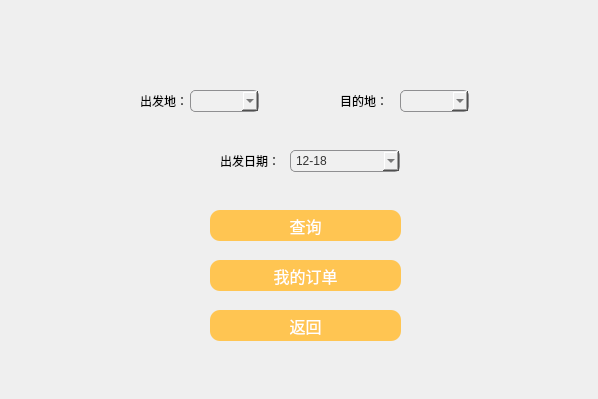
<?xml version="1.0" encoding="UTF-8"?>
<ui version="4.0">
 <class>searchPage</class>
 <widget class="QWidget" name="searchPage">
  <property name="geometry">
   <rect>
    <x>0</x>
    <y>0</y>
    <width>598</width>
    <height>399</height>
   </rect>
  </property>
  <property name="windowTitle">
   <string>航班购票系统</string>
  </property>
  <property name="windowIcon">
   <iconset resource="image.qrc">
    <normaloff>:/imagSoure/sysu.ico</normaloff>:/imagSoure/sysu.ico</iconset>
  </property>
  <property name="styleSheet">
   <string notr="true">#searchPage{
	
	background-image: url(:/imagSoure/flight2.jpg);
	
}</string>
  </property>
  <widget class="QWidget" name="widget" native="true">
   <property name="geometry">
    <rect>
     <x>0</x>
     <y>0</y>
     <width>601</width>
     <height>431</height>
    </rect>
   </property>
   <property name="styleSheet">
    <string notr="true">#widget{
	background-image: url(:/imagSoure/flight2.jpg);
}</string>
   </property>
   <widget class="QLabel" name="startSite">
    <property name="geometry">
     <rect>
      <x>140</x>
      <y>90</y>
      <width>51</width>
      <height>21</height>
     </rect>
    </property>
    <property name="text">
     <string>出发地：</string>
    </property>
   </widget>
   <widget class="QComboBox" name="StartcomboBox">
    <property name="geometry">
     <rect>
      <x>190</x>
      <y>90</y>
      <width>69</width>
      <height>22</height>
     </rect>
    </property>
    <property name="styleSheet">
     <string notr="true">#StartcomboBox{
	border: 1px solid #8f8f91;  /* 设置边框的颜色和宽度 */
    border-radius: 5px;         /* 设置圆角效果 */
    padding: 3px;               /* 设置内边距 */
    background: #f0f0f0;        /* 背景颜色 */
    color: #333;                /* 文字颜色 */
}</string>
    </property>
   </widget>
   <widget class="QLabel" name="endSite">
    <property name="geometry">
     <rect>
      <x>340</x>
      <y>90</y>
      <width>51</width>
      <height>21</height>
     </rect>
    </property>
    <property name="text">
     <string>目的地：</string>
    </property>
   </widget>
   <widget class="QComboBox" name="EndcomboBox">
    <property name="geometry">
     <rect>
      <x>400</x>
      <y>90</y>
      <width>69</width>
      <height>22</height>
     </rect>
    </property>
    <property name="styleSheet">
     <string notr="true">#EndcomboBox{
    border: 1px solid #8f8f91;  /* 设置边框的颜色和宽度 */
    border-radius: 5px;         /* 设置圆角效果 */
    padding: 3px;               /* 设置内边距 */
    background: #f0f0f0;        /* 背景颜色 */
    color: #333;                /* 文字颜色 */
}</string>
    </property>
   </widget>
   <widget class="mySwapButton" name="myswapButton">
    <property name="geometry">
     <rect>
      <x>280</x>
      <y>80</y>
      <width>71</width>
      <height>61</height>
     </rect>
    </property>
    <property name="styleSheet">
     <string notr="true">#myswapButton{
	/*image: url(:/imagSoure/swap1.png);*/
	 background: transparent;
    border: none;  /* 去掉按钮的边框 */
 	
}</string>
    </property>
    <property name="text">
     <string/>
    </property>
   </widget>
   <widget class="QDateEdit" name="dateEdit">
    <property name="geometry">
     <rect>
      <x>290</x>
      <y>150</y>
      <width>110</width>
      <height>22</height>
     </rect>
    </property>
    <property name="styleSheet">
     <string notr="true">#dateEdit {
    border: 1px solid #8f8f91;  /* 设置边框的颜色和宽度 */
    border-radius: 5px;         /* 设置圆角效果 */
    padding: 3px;               /* 设置内边距 */
    background: #f0f0f0;        /* 背景颜色 */
    color: #333;                /* 文字颜色 */
}

</string>
    </property>
    <property name="dateTime">
     <datetime>
      <hour>0</hour>
      <minute>0</minute>
      <second>0</second>
      <year>2024</year>
      <month>12</month>
      <day>18</day>
     </datetime>
    </property>
    <property name="displayFormat">
     <string>MM-dd</string>
    </property>
    <property name="calendarPopup">
     <bool>true</bool>
    </property>
   </widget>
   <widget class="QLabel" name="label">
    <property name="geometry">
     <rect>
      <x>220</x>
      <y>140</y>
      <width>71</width>
      <height>41</height>
     </rect>
    </property>
    <property name="text">
     <string>出发日期：</string>
    </property>
   </widget>
   <widget class="QPushButton" name="searchPushButton">
    <property name="geometry">
     <rect>
      <x>210</x>
      <y>210</y>
      <width>191</width>
      <height>31</height>
     </rect>
    </property>
    <property name="styleSheet">
     <string notr="true">#searchPushButton{
	color: rgb(255, 255, 255);
	background-color: rgb(255, 197, 82);
	border-radius: 10px;
	font-size: 16px;  
}
#searchPushButton:hover{
	color: rgb(255, 255, 255);
	background-color: rgb(255, 163, 87);
	border-radius: 10px;
	
}
#searchPushButton:pressed {
    background-color: rgb(255, 163, 87);
    border: 1px solid #555;  /* 按下时改变边框颜色 */
	border-radius: 10px;
	font-size: 12px;  /* 鼠标按下时，字体缩小 */
}</string>
    </property>
    <property name="text">
     <string>查询</string>
    </property>
   </widget>
   <widget class="QPushButton" name="back1">
    <property name="geometry">
     <rect>
      <x>210</x>
      <y>310</y>
      <width>191</width>
      <height>31</height>
     </rect>
    </property>
    <property name="styleSheet">
     <string notr="true">#back1{
	color: rgb(255, 255, 255);
	background-color: rgb(255, 197, 82);
	border-radius: 10px;
	font-size: 16px;  
}
#back1:hover{
	color: rgb(255, 255, 255);
	background-color: rgb(255, 163, 87);
	border-radius: 10px;
	
}
#back1:pressed {
    background-color: rgb(255, 163, 87);
    border: 1px solid #555;  /* 按下时改变边框颜色 */
	border-radius: 10px;
	font-size: 12px;  /* 鼠标按下时，字体缩小 */
}</string>
    </property>
    <property name="text">
     <string>返回</string>
    </property>
   </widget>
   <widget class="QPushButton" name="myTickpushButton">
    <property name="geometry">
     <rect>
      <x>210</x>
      <y>260</y>
      <width>191</width>
      <height>31</height>
     </rect>
    </property>
    <property name="styleSheet">
     <string notr="true">#myTickpushButton{
	color: rgb(255, 255, 255);
	background-color: rgb(255, 197, 82);
	border-radius: 10px;
	font-size: 16px;  
}
#myTickpushButton:hover{
	color: rgb(255, 255, 255);
	background-color: rgb(255, 163, 87);
	border-radius: 10px;
	
}
#myTickpushButton:pressed {
    background-color: rgb(255, 163, 87);
    border: 1px solid #555;  /* 按下时改变边框颜色 */
	border-radius: 10px;
	font-size: 12px;  /* 鼠标按下时，字体缩小 */
}</string>
    </property>
    <property name="text">
     <string>我的订单</string>
    </property>
   </widget>
  </widget>
 </widget>
 <customwidgets>
  <customwidget>
   <class>mySwapButton</class>
   <extends>QPushButton</extends>
   <header location="global">myswapbutton.h</header>
  </customwidget>
 </customwidgets>
 <resources>
  <include location="image.qrc"/>
 </resources>
 <connections/>
</ui>
